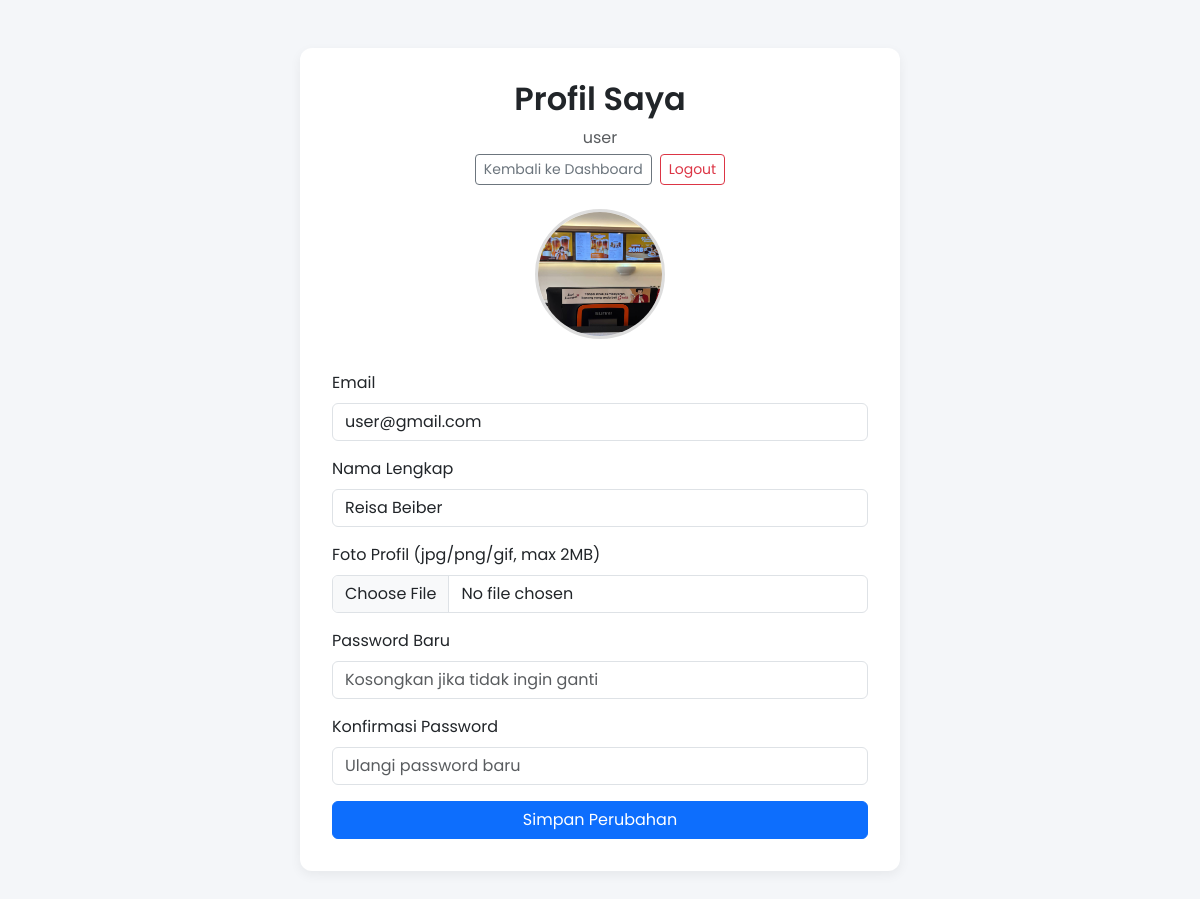
The page /view/user/profil.php (signed in) on the database its author committed.
### tables this page shows
CREATE TABLE `users` (
  `id` int(11) NOT NULL,
  `username` varchar(50) NOT NULL,
  `email` varchar(100) NOT NULL,
  `fullname` varchar(100) DEFAULT NULL,
  `photo` varchar(255) DEFAULT NULL,
  `password` varchar(255) NOT NULL,
  `role` enum('admin','user') DEFAULT 'user',
  `created_at` timestamp NOT NULL DEFAULT current_timestamp()
);

### view/user/profil.php (the view, shortened to what this page needs)
<?php
include '../../includes/database.php';
$user_id = $_SESSION['user_id'];
$query = "SELECT username, email, fullname, photo FROM users WHERE id = $user_id LIMIT 1";
$result = mysqli_query($conn, $query);
$user = mysqli_fetch_assoc($result);
$upload_dir = '../../uploads/profile/';
?>
<!DOCTYPE html>
<html lang="id">
<head>
    <link href="https://cdn.jsdelivr.net/npm/bootstrap@5.3.3/dist/css/bootstrap.min.css" rel="stylesheet">
</head>
<body>
    <div class="container container-profile">
        <div class="text-center mb-4">
            <h2>Profil Saya</h2>
            <p class="text-muted mb-1"><?= htmlspecialchars($user['username']); ?></p>
            <div class="d-flex justify-content-center gap-2">
                <a href="dashboard.php" class="btn btn-outline-secondary btn-sm">Kembali ke Dashboard</a>
                <a href="logout.php" class="btn btn-outline-danger btn-sm" onclick="return confirm('Yakin ingin logout?')">Logout</a>
            </div>
        </div>
        <div class="text-center">
            <?php if ($user['photo'] && file_exists($upload_dir . $user['photo'])): ?>
                <img src="../../uploads/profile/<?= htmlspecialchars($user['photo']); ?>" alt="Foto Profil" class="profile-photo">
            <?php else: ?>
                <img src="../../assets/img/default-profile.png" alt="Foto Profil Default" class="profile-photo">
            <?php endif; ?>
        </div>
        <form method="POST" enctype="multipart/form-data" class="mt-3">
            <div class="mb-3">
                <label class="form-label">Email</label>
                <input type="email" name="email" value="<?= htmlspecialchars($user['email']); ?>" class="form-control" required>
            </div>
            <div class="mb-3">
                <label class="form-label">Nama Lengkap</label>
                <input type="text" name="fullname" value="<?= htmlspecialchars($user['fullname']); ?>" class="form-control" required>
            </div>
            <div class="mb-3">
                <label class="form-label">Foto Profil (jpg/png/gif, max 2MB)</label>
                <input type="file" name="photo" class="form-control" accept="image/jpeg,image/png,image/gif">
            </div>
            <div class="mb-3">
                <label class="form-label">Password Baru</label>
                <input type="password" name="password" class="form-control" placeholder="Kosongkan jika tidak ingin ganti">
            </div>
            <div class="mb-3">
                <label class="form-label">Konfirmasi Password</label>
                <input type="password" name="password_confirm" class="form-control" placeholder="Ulangi password baru">
            </div>
            <div class="d-grid">
                <button type="submit" class="btn btn-primary">Simpan Perubahan</button>
            </div>
        </form>
    </div>
</body>
</html>

### view/user/profil.php (style rules this page uses)
body { font-family: 'Poppins', sans-serif; background-color: #f4f6f9; }
.container-profile { max-width: 600px; margin: 3rem auto; background-color: white; border-radius: 12px; padding: 2rem; box-shadow: 0 4px 12px rgba(0, 0, 0, 0.06); }
.profile-photo { width: 130px; height: 130px; object-fit: cover; border-radius: 50%; border: 3px solid #ddd; margin-bottom: 1rem; }
h2 { font-weight: 600; }

### rows shown on the page
users: username "user", photo (picture), email "user@gmail.com", fullname "Reisa Beiber"
